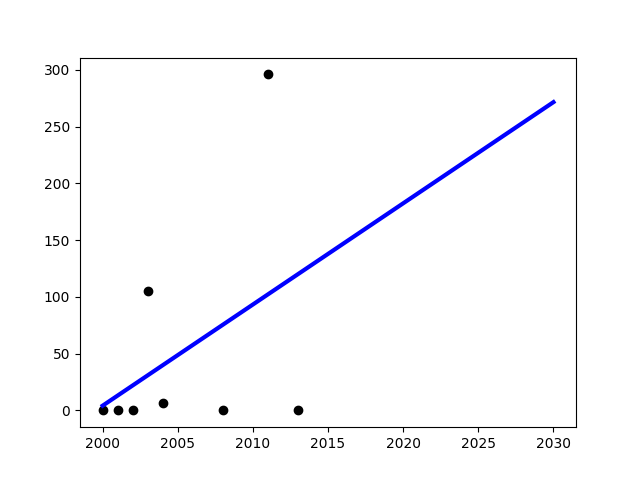

The script that saved this image:
import pandas as pd
import matplotlib.pyplot as plt
from sklearn import linear_model

S_se = pd.read_csv("/Users/farukhsaidmuratov/PycharmProjects/CallForCodeTeamWeatherPrediction/S_se.csv")

y_axis = S_se[S_se["Frequency"] != 0].drop(labels="Year", axis=1).drop(labels="Frequency", axis=1)
X_axis = S_se[S_se["Frequency"] != 0]["Year"]

# Removed Sandy because of extreme case skewing slope.

# Linear Regression model
X_axis = X_axis.reshape(-1, 1)
reg = linear_model.LinearRegression()
reg.fit(X_axis, y_axis)

X_axis_extended = pd.Series(list(range(2000, 2031)))
X_axis_extended = X_axis_extended.reshape(-1, 1)

y_pred = reg.predict(X_axis_extended)

plt.figure()
plt.scatter(X_axis, y_axis,  color='black')
plt.plot(X_axis_extended, y_pred, color='blue', linewidth=3)

plt.savefig(filename="SseScoreVsYear")
plt.close()

print(reg.coef_)
